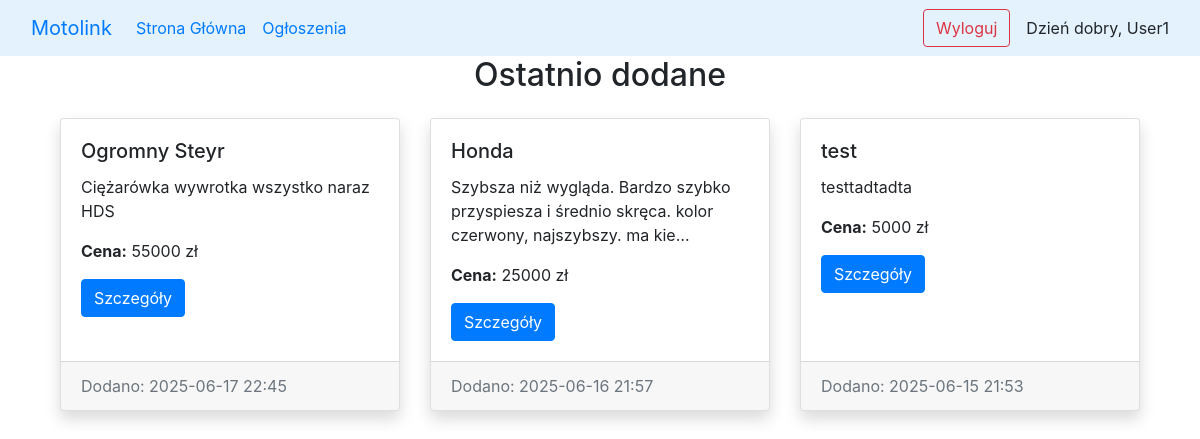
The app's page /myapp/ (signed in) with its own data.
### myapp/models.py (models this page shows, shortened)
class CustomUser(AbstractUser):
    is_admin = models.BooleanField(default=False)

class Announcement(models.Model):
    title = models.CharField(max_length=200)
    description = models.TextField()
    price = models.PositiveIntegerField()
    location = models.CharField(max_length=100)
    brand = models.CharField(max_length=50)
    model = models.CharField(max_length=50)
    production_year = models.PositiveIntegerField()
    date_added = models.DateTimeField(default=timezone.now)
    user = models.ForeignKey(
        CustomUser,
        on_delete=models.CASCADE,
        related_name='announcements'
    )
    categories = models.ManyToManyField(
        Category,
        through='AnnouncementCategory',
        related_name='announcements'
    )

### myapp/views.py (the view)
# urls.py: 2. Add a URL to urlpatterns:  path('', views.home, name='home')
def home(request):
    latest_announcements = Announcement.objects.all().order_by('-date_added')[:3]
    return render(request, "home.html", {"latest_announcements": latest_announcements})

### myapp/templates/home.html (shortened to what this page needs)
{% extends "base.html" %}
{% block content %}
<h2 class="text-center mb-4">Ostatnio dodane</h2>
<div class="container">
    <div class="row justify-content-center">
        {% for announcement in latest_announcements %}
        <div class="col-md-4 mb-4">
            <div class="card h-100 shadow">
                <div class="card-body">
                    <h5 class="card-title">{{ announcement.title }}</h5>
                    <p class="card-text">{{ announcement.description|truncatechars:100 }}</p>
                    <p class="card-text"><strong>Cena:</strong> {{ announcement.price }} zł</p>
                    <a href="{% url 'announcement_detail' announcement.pk %}" class="btn btn-primary">Szczegóły</a>
                </div>
                <div class="card-footer text-muted">
                    Dodano: {{ announcement.date_added|date:"Y-m-d H:i" }}
                </div>
            </div>
        </div>
        {% empty %}
        <div class="col-12">
            <div class="alert alert-info text-center">Brak ogłoszeń do wyświetlenia.</div>
        </div>
        {% endfor %}
    </div>
</div>
{% endblock %}

### myapp/templates/base.html (shortened to what this page needs)
<!DOCTYPE html>
<html lang="en">
  <head>
    <link rel="stylesheet" href="https://stackpath.bootstrapcdn.com/bootstrap/4.3.1/css/bootstrap.min.css"  rel="stylesheet" />
  </head>
  <body>
    <nav class="navbar navbar-expand-lg" style="background-color: #e3f2fd;">
  <div class="container-fluid">
    <a class="navbar-brand" href="{% url 'home' %}">Motolink</a>
    <div class="collapse navbar-collapse" id="navbarNav">
      <ul class="navbar-nav mr-auto mb-2 mb-lg-0">
        <li class="nav-item">
          <a class="nav-link" href="{% url 'home' %}">Strona Główna</a>
        </li>
        <li class="nav-item">
          <a class="nav-link" href="{% url 'announcements' %}">Ogłoszenia</a>
        </li>
      </ul>
      <ul class="navbar-nav ml-auto mb-2 mb-lg-0 align-items-center">
        {% if user.is_authenticated %}
          <li class="nav-item mr-2">
            <form action="{% url 'logout' %}" method="post" style="display:inline;">
              <button class="btn btn-outline-danger" type="submit">Wyloguj</button>
            </form>
          </li>
          <li class="nav-item">
            <span class="navbar-text ml-2" style="margin-left: 30px;"> Dzień dobry, {{ user.username }}</span>
          </li>
        {% endif %}
      </ul>
    </div>
  </div>
</nav>
    <div class="container">{% block content %} {% endblock %}</div>
  </body>
</html>

### records on screen
CustomUser: username "User1"
Announcement: title "Ogromny Steyr", description "Ciężarówka wywrotka wszystko naraz HDS", price "55000", date_added "2025-06-17 22:45"
Announcement: title "Honda", description "Szybsza niż wygląda. Bardzo szybko przyspiesza i średnio skręca. kolor czerwony, najszybszy. ma kie…", price "25000", date_added "2025-06-16 21:57"
Announcement: title "test", description "testtadtadta", price "5000", date_added "2025-06-15 21:53"
